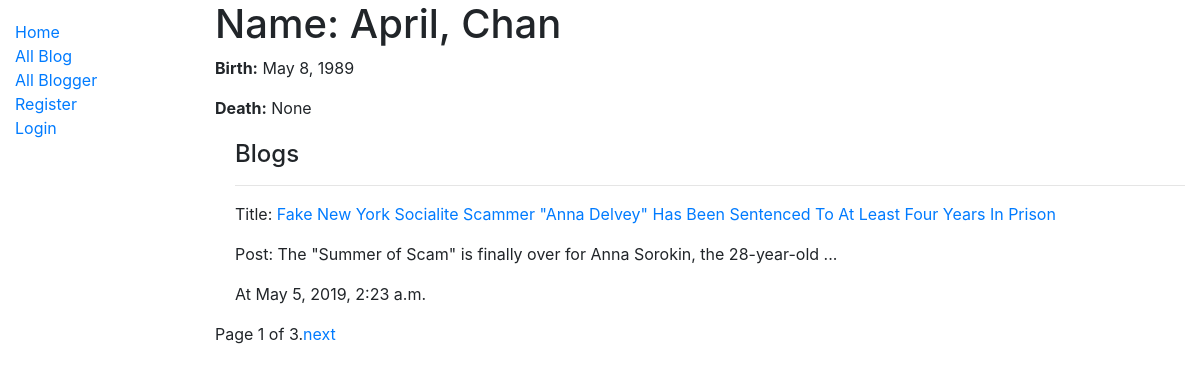
/blog/blogger/1, run on the app's committed database.
### blog/models.py (models this page shows, shortened)
class Blogger(models.Model):
    first_name = models.CharField(max_length=100)
    last_name = models.CharField(max_length=100)
    date_of_birth = models.DateField(null=True, blank=True)
    date_of_death = models.DateField('Died', null=True, blank=True)
    class Meta:
        ordering = ['last_name', 'first_name']

class Blog(models.Model):
    title = models.CharField(max_length=200)
    blogger = models.ForeignKey('Blogger', on_delete=models.SET_NULL, null=True)
    post = models.TextField(max_length=10000000, help_text='Enter a blog post')
    datetime = models.DateTimeField(null=False)
    class Meta:
        ordering = ['-datetime']
    def display_truncated_post(self):
        if len(self.post)>=72:
            return self.post[:71]+"..."
        else:
            return self.post
    def display_most_recent_comment(self):
        comment = "No " or Comment.objects.filter(blog=self.id)[0].content
        return comment
    display_most_recent_comment.short_description = 'Most Recent Comment'
    def get_absolute_url(self):
        return reverse('blog-detail', args=[str(self.id)])

### blog/views.py (the view)
# urls.py: path('blogger/<int:pk>', views.BloggerDetailView.as_view(), name='blogger-detail'),
class BloggerDetailView(generic.DetailView,MultipleObjectMixin):
    model = Blogger
    paginate_by = 1
    def get_context_data(self, **kwargs):
        object_list = Blog.objects.filter(blogger=self.object)
        context = super(BloggerDetailView, self).get_context_data(object_list=object_list, **kwargs)
        return context

### blog/templates/blog/blogger_detail.html
{% extends "base_generic.html" %}
{% block content %}
  <h1>Name: {{ blogger.first_name }}, {{blogger.last_name}}</h1>
  <p><strong>Birth:</strong> {{ blogger.date_of_birth }}</p>
  <p><strong>Death:</strong> {{ blogger.date_of_death }}</p>
  <div style="margin-left:20px;margin-top:20px">
    <h4>Blogs</h4>
    {% for blog in object_list %}
      <hr>
      <p>Title: <a href="{{blog.get_absolute_url}}">{{blog.title}}<a></p>
      <p>Post: {{blog.display_truncated_post}}</p>
      <p>At {{blog.datetime}}</p>
    {% endfor %}
  </div>
{% endblock %}

### data on the page
Blogger: first_name "April", last_name "Chan", date_of_birth "May 8, 1989", date_of_death "None"
Blog: title "Fake New York Socialite Scammer \"Anna Delvey\" Has Been Sentenced To At Least Four Years In Prison", display_truncated_post "The \"Summer of Scam\" is finally over for Anna Sorokin, the 28-year-old ...", datetime "May 5, 2019, 2:23 a.m."

### other printed values
{{ page_obj.number }} "1"
{{ page_obj.paginator.num_pages }} "3"
